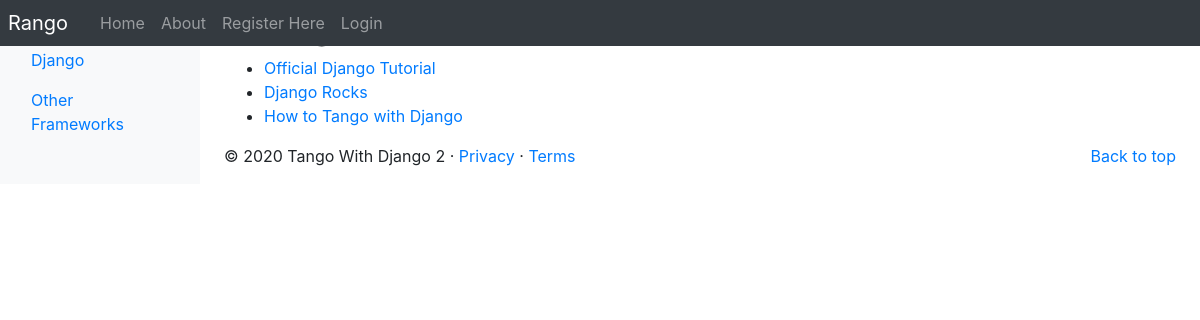
Before: /rango/category/django/ with the older database file.
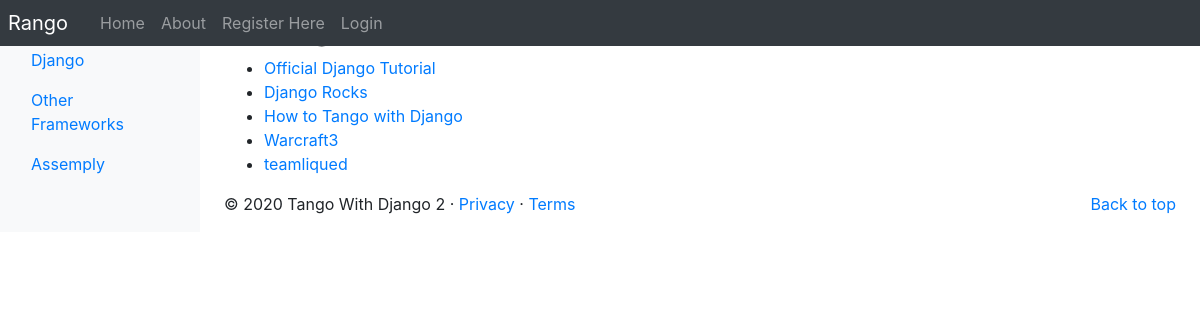
After: the same page with the newer database file.
### rango/models.py (models this page shows, shortened)
class Category (models.Model):
	Name_Max_Length = 128
	name = models.CharField(max_length=Name_Max_Length, unique=True)
	views = models.IntegerField(default=0)
	likes = models.IntegerField(default=0)
	slug = models.SlugField(unique=True)
	class Meta:
		verbose_name_plural = 'categories'

class Page(models.Model):
	Title_Max_Length = 128
	URL_Max_Length = 200
	category = models.ForeignKey(Category, on_delete=models.CASCADE)
	title = models.CharField(max_length=Title_Max_Length)
	url = models.URLField()
	views = models.IntegerField(default=0)

### rango/views.py (the view)
def show_category(request, category_name_slug):
	context_dict = {}
	try:
		category = Category.objects.get(slug=category_name_slug)
		pages = Page.objects.filter(category=category)
		context_dict['pages'] = pages
		context_dict['category'] = category
	except Category.DoesNotExist:
		context_dict['category'] = None
		context_dict['pages'] = None
	return render(request,'rango/category.html', context=context_dict)

### rango/templatetags/rango_template_tags.py (called while the page is built)
@register.inclusion_tag('rango/categories.html')
def get_category_list(current_category=None):
	return {'categories': Category.objects.all(),
			'current_category':current_category}

### templates/rango/category.html (shortened to what this page needs)
{% extends "rango/base.html" %}
{% load staticfiles %}
{% block body_block %}
	{% if category %}
		<h1>{{category.name}}</h1>
		{% if pages %}
		<ul>
			{% for page in pages %}
				<li><a href="{{page.url}}">{{page.title}}</a></li>
			{% endfor %}
		</ul>
		{% else %}
			<strong>No pages currently in category.</strong>
		{% endif %}
		{% else %}
			the specifed category does not exist
	{% endif %}
{% endblock body_block %}

### templates/rango/base.html (shortened to what this page needs)
<!DOCTYPE html>
{% load staticfiles %}
{% load rango_template_tags %}
<html lang="en">
    <head>
    <link href="https://getbootstrap.com/docs/4.2/dist/css/bootstrap.min.css" rel="stylesheet">
    <link href="https://getbootstrap.com/docs/4.2/examples/dashboard/dashboard.css" rel="stylesheet">
    </head>
    <body>
        <header>
            <nav class="navbar navbar-expand-md navbar-dark fixed-top bg-dark p-0">
                <a class="navbar-brand p-2" href="{% url 'rango:index' %}">Rango</a>
                <div class="collapse navbar-collapse" id="navbarCollapse">
                    <ul class="navbar-nav mr-auto">
                        <li class="nav-item"><a class="nav-link" href="{% url 'rango:index' %}">Home</a></li>
                        <li class="nav-item "><a class="nav-link" href="{% url 'rango:about' %}">About</a></li>
                        {% if user.is_authenticated %}
                        <li class="nav-item "><a class="nav-link" href="{% url 'rango:restricted' %}">Restricted</a></li>
                        <li class="nav-item"><a class="nav-link" href="{% url 'auth_logout' %}?next=/rango/">Logout</a></li>
                        <li class="nav-item"><a class="nav-link" href="{% url 'rango:add_category' %}">Add Category</a></li>
                        <li class="nav-item"><a class="nav-link" href="{% url 'auth_password_change' %}">Change Password</a></li>
                        {% else %}
                        <li class="nav-item"><a class="nav-link" href="{% url 'registration_register' %}">Register Here</a></li>
                        <li class="nav-item "><a class="nav-link" href="{% url 'auth_login' %}">Login</a></li>
                        {% endif %}
                    </ul>
                </div>
            </nav>
        </header>
        <div class="container-fluid">
            <div class="row">
                <nav class="col-md-2 d-none d-md-block bg-light sidebar">
                    <div class="sidebar-sticky">
                    {% block sidebar_block %}
                        {% get_category_list category %}
                    {% endblock %}
                    </div>
                </nav>
                <main role="main" class="col-md-9  ml-sm-auto col-lg-10 px-4">
                    {% block body_block %}{% endblock %}
                    <footer>
                        <p class="float-right"><a href="#">Back to top</a></p>
                        <p>&copy; 2020 Tango With Django 2 &middot; <a href="#">Privacy</a> &middot; <a href="#">Terms</a></p>
                    </footer>
                </main>
            </div>
        </div>
    </body>
</html>

### templates/rango/categories.html (shortened to what this page needs)
<ul class="nav flex-column">
	{% if categories %}
		{% for c in categories %}
			{% if c == current_category %}
				<li class="nav-item">
					<a class="nav-link active" href="{% url 'rango:show_category' c.slug %}">
					{{ c.name }}
					</a>
				</li>
			{% else %}
				<li class="nav-item">
					<a class="nav-link" href="{% url 'rango:show_category' c.slug %}">
					{{ c.name }}
					</a>
				</li>
			{% endif %}
		{% endfor %}
	{% else %}
		<li class="nav-item">There are no categories present.</li>
	{% endif %}
</ul>

Changed rows visible on the page:
added Category: name "Assemply"
added Page: title "Warcraft3"
added Page: title "teamliqued"
